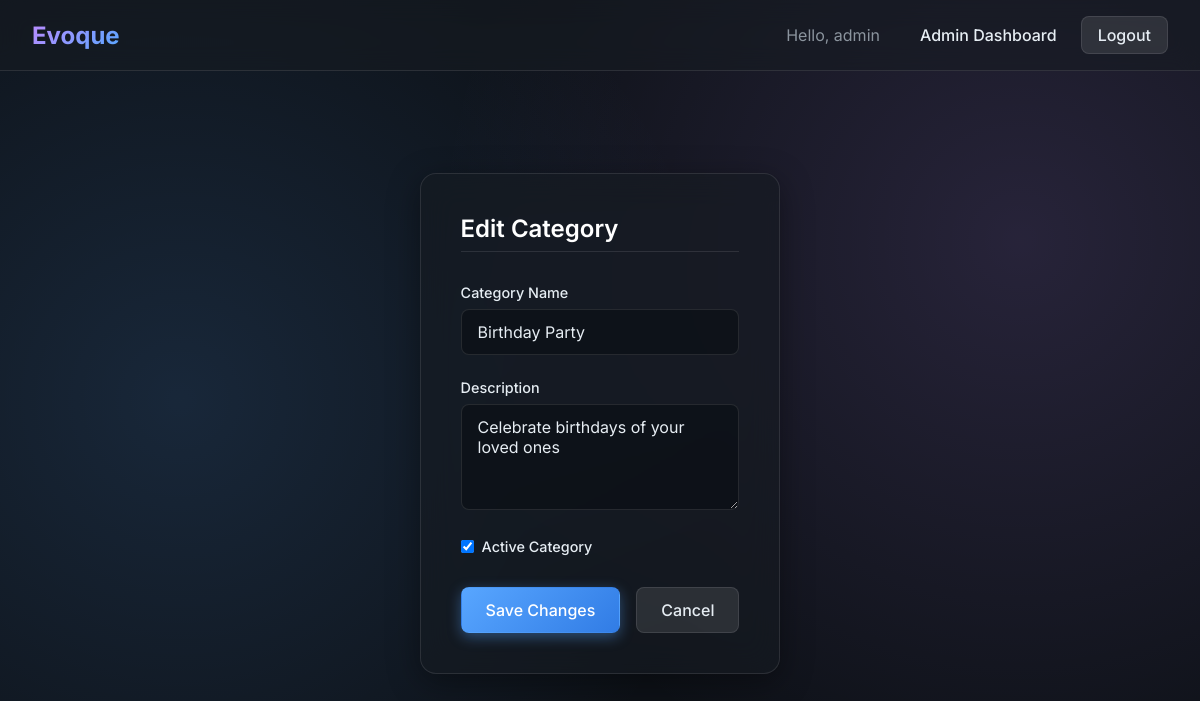
The page /admin-panel/categories/2/edit/ (signed in) on the database its author committed.
### core/models.py (models this page shows, shortened)
class Category(models.Model):
    name = models.CharField(max_length=100, unique=True)
    description = models.TextField(blank=True, null=True)
    status = models.BooleanField(default=True)

### core/views.py (the view, shortened to what this page needs)
# urls.py: path('admin-panel/categories/<int:categoryId>/edit/', views.adminCategoryEdit, name='adminCategoryEdit'),
@login_required
def adminCategoryEdit(request, categoryId):
    profile = UserProfile.objects.get(user=request.user)
    if profile.role != 'ADMIN':
        return redirect('login')
    category = get_object_or_404(Category, id=categoryId)
    return render(
        request,
        'adminCategoryEdit.html',
        {'category': category}
    )

### core/templates/adminCategoryEdit.html (shortened to what this page needs)
{% extends 'base.html' %}
{% block content %}
<div class="center-flex">
    <div class="glass-panel" style="width: 100%; max-width: 500px;">
        <h2 style="margin-bottom: 2rem; border-bottom: 1px solid var(--glass-border); padding-bottom: 0.5rem;">Edit Category</h2>
        <form method="post">
            <div class="form-group">
                <label>Category Name</label>
                <input type="text" name="name" value="{{ category.name }}" required>
            </div>
            <div class="form-group">
                <label>Description</label>
                <textarea name="description" rows="4">{{ category.description|default_if_none:"" }}</textarea>
            </div>
            <div class="form-group" style="display: flex; align-items: center; gap: 0.5rem;">
                <input type="checkbox" name="status" id="status" {% if category.status %}checked{% endif %} style="width: auto;">
                <label for="status" style="margin: 0;">Active Category</label>
            </div>
            <div style="display: flex; gap: 1rem; margin-top: 2rem;">
                <button type="submit" class="btn btn-primary" style="flex: 1;">Save Changes</button>
                <a href="{% url 'adminCategories' %}" class="btn btn-secondary" style="flex: 1; text-align: center;">Cancel</a>
            </div>
        </form>
    </div>
</div>
{% endblock %}

### core/templates/base.html (shortened to what this page needs)
<!DOCTYPE html>
<html lang="en">
<head>
    {% load static %}
    <link rel="stylesheet" href="{% static 'css/styles.css' %}">
</head>
<body>
    <nav class="navbar">
        <a href="/" class="navbar-brand">Evoque</a>
        <div class="nav-links">
            {% if request.user.is_authenticated %}
                <span style="color: var(--text-muted); margin-right: 1rem;">Hello, {{ request.user.username }}</span>
                {% if request.user.is_superuser %}
                    <a href="{% url 'adminDashboard' %}">Admin Dashboard</a>
                {% elif request.user.userprofile.role == 'CUSTOMER' %}
                    <a href="{% url 'customerDashboard' %}">Dashboard</a>
                {% elif request.user.userprofile.role == 'PROVIDER' %}
                    <a href="{% url 'providerDashboard' %}">Dashboard</a>
                {% endif %}
                <a href="{% url 'logout' %}" class="btn btn-secondary" style="padding: 0.5rem 1rem;">Logout</a>
            {% else %}
                <a href="{% url 'login' %}">Login</a>
                <a href="{% url 'customerRegister' %}" class="btn btn-primary" style="padding: 0.5rem 1rem;">Sign Up</a>
            {% endif %}
        </div>
    </nav>
    <div class="container">
        {% block content %}{% endblock %}
    </div>
</body>
</html>

### static/css/styles.css (style rules this page uses)
:root { --bg-color: #0d1117; --text-color: #e6edf3; --text-muted: #8b949e; --primary-accent: #58a6ff; --secondary-accent: #bc8cff; --success: #2ea043; --danger: #f85149; --glass-bg: rgba(22, 27, 34, 0.6); --glass-border: rgba(255, 255, 255, 0.1); --glass-shadow: 0 8px 32px 0 rgba(0, 0, 0, 0.37); --font-family: 'Inter', sans-serif; }
* { box-sizing: border-box; margin: 0; padding: 0; }
body { font-family: var(--font-family); background-color: var(--bg-color); color: var(--text-color); min-height: 100vh; display: flex; flex-direction: column; background-image: radial-gradient(circle at 15% 50%, rgba(88, 166, 255, 0.15) 0%, transparent 50%), radial-gradient(circle at 85% 30%, rgba(188, 140, 255, 0.15) 0%, transparent 50%); background-attachment: fixed; }
.container { max-width: 1200px; margin: 0 auto; padding: 2rem; flex-grow: 1; display: flex; flex-direction: column; }
.center-flex { display: flex; justify-content: center; align-items: center; min-height: 80vh; }
.glass-panel { background: var(--glass-bg); backdrop-filter: blur(16px); -webkit-backdrop-filter: blur(16px); border: 1px solid var(--glass-border); border-radius: 16px; box-shadow: var(--glass-shadow); padding: 2.5rem; transition: transform 0.3s ease, box-shadow 0.3s ease; }
h1, h2, h3, h4, h5, h6 { font-weight: 600; margin-bottom: 1rem; color: #ffffff; }
a { color: var(--primary-accent); text-decoration: none; transition: color 0.2s ease, text-shadow 0.2s ease; }
.form-group { margin-bottom: 1.5rem; }
label { display: block; margin-bottom: 0.5rem; font-weight: 500; color: var(--text-color); font-size: 0.9rem; }
input[type="text"], input[type="password"], input[type="email"], input[type="number"], select, textarea { width: 100%; padding: 0.75rem 1rem; background: rgba(13, 17, 23, 0.8); border: 1px solid var(--glass-border); color: var(--text-color); border-radius: 8px; font-size: 1rem; font-family: var(--font-family); transition: all 0.3s ease; }
input::placeholder, textarea::placeholder { color: rgba(139, 148, 158, 0.6); }
.btn { display: inline-block; font-weight: 500; text-align: center; white-space: nowrap; vertical-align: middle; cursor: pointer; border: 1px solid transparent; padding: 0.75rem 1.5rem; font-size: 1rem; border-radius: 8px; transition: all 0.2s ease-in-out; font-family: var(--font-family); text-decoration: none; }
.btn-primary { color: #ffffff; background: linear-gradient(135deg, var(--primary-accent) 0%, #317ce5 100%); box-shadow: 0 4px 14px rgba(88, 166, 255, 0.4); }
.btn-secondary { color: var(--text-color); background: rgba(255, 255, 255, 0.1); border: 1px solid var(--glass-border); }
.navbar { display: flex; justify-content: space-between; align-items: center; padding: 1rem 2rem; background: var(--glass-bg); backdrop-filter: blur(12px); border-bottom: 1px solid var(--glass-border); position: sticky; top: 0; z-index: 1000; }
.navbar-brand { font-size: 1.5rem; font-weight: 700; background: linear-gradient(135deg, var(--secondary-accent), var(--primary-accent)); -webkit-background-clip: text; -webkit-text-fill-color: transparent; text-decoration: none; }
.nav-links { display: flex; gap: 1.5rem; align-items: center; }
.nav-links a { color: var(--text-color); font-weight: 500; }

### rows shown on the page
Category: name "Birthday Party", description "Celebrate birthdays of your loved ones", status "☑"

### other values the page prints
{{ request.user.username }} "admin"
